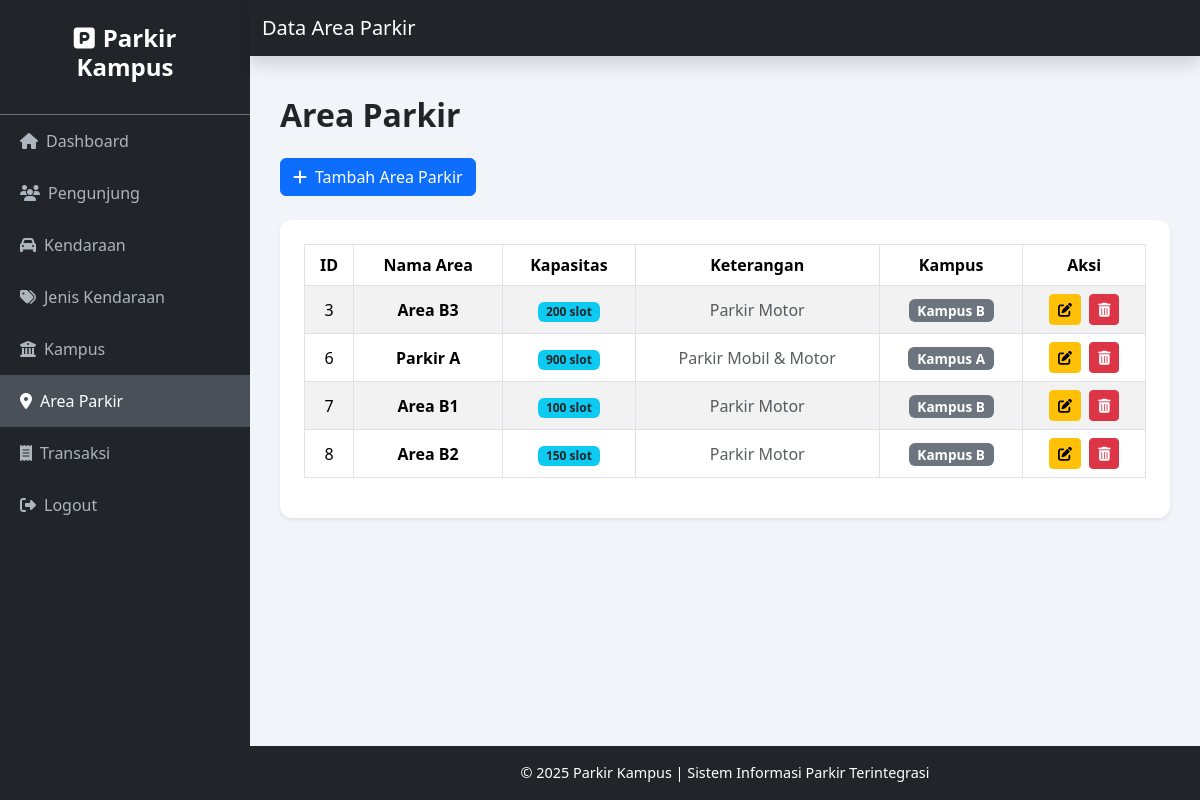
Page /admin/area_parkir/index.php on the committed database.
### tables this page shows
CREATE TABLE `area_parkir` (
  `id` int(11) NOT NULL,
  `nama` varchar(30) DEFAULT NULL,
  `kapasitas` int(11) DEFAULT NULL,
  `keterangan` varchar(45) DEFAULT NULL,
  `kampus_id` int(11) DEFAULT NULL
);

CREATE TABLE `kampus` (
  `id` int(11) NOT NULL,
  `nama` varchar(20) DEFAULT NULL,
  `alamat` varchar(45) DEFAULT NULL,
  `latitude` double DEFAULT NULL,
  `longitude` double DEFAULT NULL
);

### admin/area_parkir/index.php (the view, shortened to what this page needs)
<?php include '../config/koneksi.php'; ?>
<!DOCTYPE html>
<html lang="id">
<head>
  <link href="https://cdn.jsdelivr.net/npm/bootstrap@5.3.3/dist/css/bootstrap.min.css" rel="stylesheet">
  <link rel="stylesheet" href="https://cdnjs.cloudflare.com/ajax/libs/font-awesome/6.5.0/css/all.min.css">
</head>
<body>
<div class="sidebar">
  <div class="p-4 text-center border-bottom border-secondary">
    <h4><i class="fas fa-parking me-2"></i>Parkir Kampus</h4>
  </div>
  <a href="../adminlte/admin.php"><i class="fas fa-home me-2"></i>Dashboard</a>
  <a href="../pengunjung/index.php"><i class="fas fa-users me-2"></i>Pengunjung</a>
  <a href="../kendaraan/index.php"><i class="fas fa-car me-2"></i>Kendaraan</a>
  <a href="../jenis/index.php"><i class="fas fa-tags me-2"></i>Jenis Kendaraan</a>
  <a href="../Kampus/index.php"><i class="fas fa-university me-2"></i>Kampus</a>
  <a href="index.php" class="active"><i class="fas fa-map-marker-alt me-2"></i>Area Parkir</a>
  <a href="../transaksi/index.php"><i class="fas fa-receipt me-2"></i>Transaksi</a>
  <a href="../logout/index.php"><i class="fas fa-sign-out-alt me-2"></i>Logout</a>
</div>
<nav class="navbar navbar-expand-lg navbar-dark bg-dark sticky-top shadow">
  <div class="container-fluid">
    <span class="navbar-brand">Data Area Parkir</span>
  </div>
</nav>
<div class="content">
  <h2 class="fw-bold mb-4">Area Parkir</h2>
  <a href="tambah.php" class="btn btn-primary mb-4"><i class="fas fa-plus me-2"></i>Tambah Area Parkir</a>
  <div class="card shadow-sm p-4">
    <div class="table-responsive">
      <table class="table table-bordered table-hover table-striped align-middle text-center">
        <thead>
          <tr>
            <th>ID</th>
            <th>Nama Area</th>
            <th>Kapasitas</th>
            <th>Keterangan</th>
            <th>Kampus</th>
            <th>Aksi</th>
          </tr>
        </thead>
        <tbody>
          <?php
          $query = "SELECT a.*, k.nama AS kampus_nama
                    FROM area_parkir a
                    JOIN kampus k ON a.kampus_id = k.id";
          $result = $koneksi->query($query);
          while ($row = $result->fetch_assoc()) {
              echo "<tr>
                  <td>{$row['id']}</td>
                  <td class='text-center fw-semibold'>{$row['nama']}</td>
                  <td><span class='badge bg-info text-dark'>{$row['kapasitas']} slot</span></td>
                  <td class='text-center text-muted'>{$row['keterangan']}</td>
                  <td><span class='badge bg-secondary badge-kampus'>{$row['kampus_nama']}</span></td>
                  <td>
                      <a href='edit.php?id={$row['id']}' class='btn btn-warning btn-sm me-1'><i class='fas fa-edit'></i></a>
                      <a href='hapus.php?id={$row['id']}' class='btn btn-danger btn-sm' onclick=\"return confirm('Yakin ingin menghapus data ini?');\"><i class='fas fa-trash-alt'></i></a>
                  </td>
              </tr>";
          }
          ?>
        </tbody>
      </table>
    </div>
  </div>
</div>
<footer>
  <div class="container">
    <span>&copy; <?= date('Y') ?> Parkir Kampus | Sistem Informasi Parkir Terintegrasi</span>
  </div>
</footer>
</body>
</html>

### admin/area_parkir/index.php (style rules this page uses)
body { background-color: #f1f4f9; position: relative; min-height: 100vh; padding-bottom: 80px; }
.sidebar { width: 250px; min-height: 100vh; background-color: #212529; position: fixed; color: #fff; }
.sidebar h4 { font-weight: bold; }
.sidebar a { color: #adb5bd; display: block; padding: 14px 20px; text-decoration: none; transition: all 0.2s; }
.sidebar a:hover, .sidebar a.active { background-color: #495057; color: #fff; }
.content { margin-left: 250px; padding: 40px 30px; }
.navbar { margin-left: 250px; }
.table thead { background-color: #343a40; color: #fff; }
.card { border: none; border-radius: 12px; }
.badge-kampus { font-size: 0.85rem; }
footer { position: fixed; bottom: 0; left: 250px; right: 0; background-color: #212529; color: #fff; text-align: center; padding: 16px 0; font-size: 0.9rem; }

### rows in the picture
area_parkir: id "3", nama "Area B3", kapasitas "200", keterangan "Parkir Motor", kampus.nama "Kampus B"
area_parkir: id "6", nama "Parkir A", kapasitas "900", keterangan "Parkir Mobil & Motor", kampus.nama "Kampus A"
area_parkir: id "7", nama "Area B1", kapasitas "100", keterangan "Parkir Motor", kampus.nama "Kampus B"
area_parkir: id "8", nama "Area B2", kapasitas "150", keterangan "Parkir Motor", kampus.nama "Kampus B"
